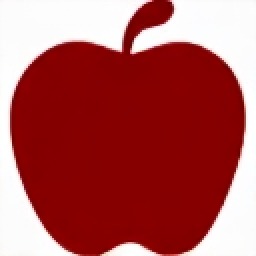
#> input picture cpp_model_services/generated_images/apple_20251220_225026.png, 128 x 128 px (shown 2 times larger)
$ python -i sketch_service.py   (imports and definitions only)
#> lines starting #> are read from the running program, lines starting #| are printed output that depends on the picture; after the words box and inside, x2 and y2 are one past the last pixel; in counts of white or black regions, pixels touching at a corner belong together
#> further down, picture is the input picture: shape (128, 128, 3); mean B, G, R 86.2, 86, 173.9
"""
简笔画生成和分解服务
整合文本生成图片和笔画分解功能
"""
import base64
import cv2
import numpy as np
from typing import List, Dict, Optional
from openai import OpenAI
import os
from app.config import config
from app._config.grid_dimensions import GRID_DIMENSIONS_MAP


class SketchService:
    """简笔画服务类"""

    # [42 lines left out: function generate_image, not called in this run]

    def convert_to_sketch(self, image_array: np.ndarray) -> np.ndarray:
        """
        将彩色图片转换为简笔画

        Args:
            image_array: 输入图片数组 (BGR格式)

        Returns:
            简笔画图片数组 (灰度图)
        """
        # 转换为灰度图
        gray = cv2.cvtColor(image_array, cv2.COLOR_BGR2GRAY)
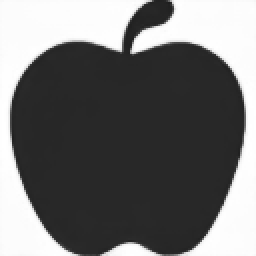
#> gray: shape (128, 128) (shown 2 times larger); min 31, max 255, mean 112.3

        # 高斯模糊,减少噪声
        blurred = cv2.GaussianBlur(gray, (5, 5), 0)
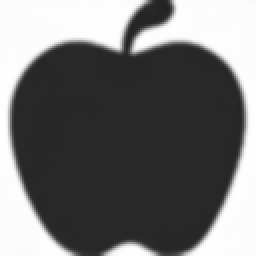
#> blurred: shape (128, 128) (shown 2 times larger); min 35, max 255, mean 112.2

        # Canny边缘检测
        edges = cv2.Canny(blurred, 30, 100)
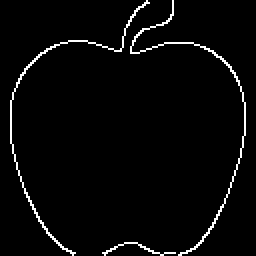
#> edges: shape (128, 128) (shown 2 times larger); 3% white in thin lines or dots

        # 形态学闭运算,连接断开的边缘
        kernel = np.ones((3, 3), np.uint8)
        edges = cv2.morphologyEx(edges, cv2.MORPH_CLOSE, kernel)
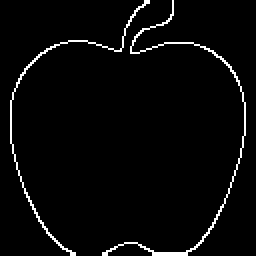
#> edges: shape (128, 128) (shown 2 times larger); 3.1% white in thin lines or dots

        # 反转颜色(使其变为白底黑线)
        sketch = cv2.bitwise_not(edges)
#> sketch: shape (128, 128); 96.9% white; black in thin lines or dots

        return sketch

    # [340 lines left out: functions extract_contours, merge_contours, find_best_grid_dimensions, create_split_grid, create_progressive_images, create_progressive_split_images and 3 more, not called in this run]

# 全局实例
sketch_service = SketchService()

>>> import cv2
>>> picture = cv2.imread('../../../cpp_model_services/generated_images/apple_20251220_225026.png')
>>> result = SketchService().convert_to_sketch(picture)
